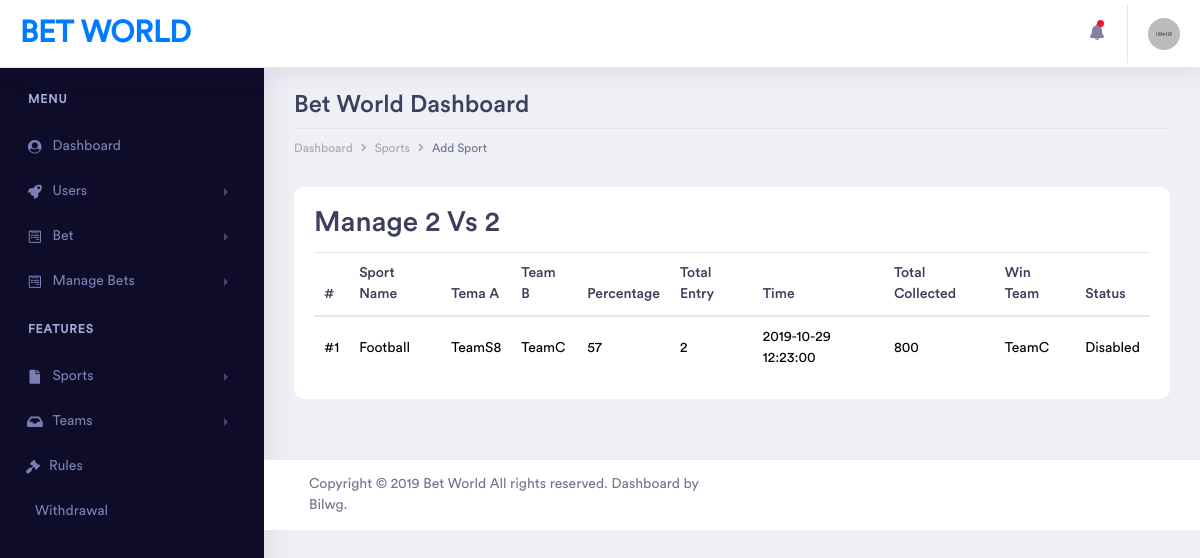
Screenshot of /admin/pages/manage2v2.php (signed in) with the database file from the repository.
### tables this page shows
CREATE TABLE `2v2` (
  `id` int(11) NOT NULL,
  `sportid` int(11) NOT NULL,
  `sportname` varchar(1100) NOT NULL,
  `teamA` varchar(1100) NOT NULL,
  `teamB` varchar(1100) NOT NULL,
  `percentage` int(11) NOT NULL,
  `totalentry` int(11) NOT NULL,
  `time` datetime NOT NULL,
  `totalCollected` int(11) NOT NULL,
  `winteam` varchar(1100) NOT NULL,
  `winteamid` int(11) NOT NULL,
  `status` int(11) NOT NULL
);

### assets/import/config.php (called while the page is built, shortened)
<?php
$SiteName = "Bet World";
?>

### admin/pages/manage2v2.php (the view, shortened to what this page needs)
<?php
require_once '../../assets/import/config.php';
?>
<!doctype html>
<html lang="en">
<head>
    <link rel="stylesheet" href="../assets/vendor/bootstrap/css/bootstrap.min.css">
    <link href="../assets/vendor/fonts/circular-std/style.css" rel="stylesheet">
    <link rel="stylesheet" href="../assets/libs/css/style.css">
    <link rel="stylesheet" href="../assets/vendor/fonts/fontawesome/css/fontawesome-all.css">
    <link rel="stylesheet" href="../assets/vendor/charts/chartist-bundle/chartist.css">
    <link rel="stylesheet" href="../assets/vendor/charts/morris-bundle/morris.css">
    <link rel="stylesheet" href="../assets/vendor/fonts/material-design-iconic-font/css/materialdesignicons.min.css">
    <link rel="stylesheet" href="../assets/vendor/charts/c3charts/c3.css">
    <link rel="stylesheet" href="../assets/vendor/fonts/flag-icon-css/flag-icon.min.css">
</head>
<body>
    <div class="dashboard-main-wrapper">
        <div class="dashboard-header">
            <nav class="navbar navbar-expand-lg bg-white fixed-top">
                <a class="navbar-brand" href="../index.php"><?php echo $SiteName; ?></a>
                <div class="collapse navbar-collapse " id="navbarSupportedContent">
                    <ul class="navbar-nav ml-auto navbar-right-top">
                        <li class="nav-item dropdown notification">
                            <a class="nav-link nav-icons" href="#" id="navbarDropdownMenuLink1" data-toggle="dropdown" aria-haspopup="true" aria-expanded="false"><i class="fas fa-fw fa-bell"></i> <span class="indicator"></span></a>
                        </li>
                        <li class="nav-item dropdown nav-user">
                            <a class="nav-link nav-user-img" href="#" id="navbarDropdownMenuLink2" data-toggle="dropdown" aria-haspopup="true" aria-expanded="false"><img src="../assets/images/avatar-1.jpg" alt="" class="user-avatar-md rounded-circle"></a>
                        </li>
                    </ul>
                </div>
            </nav>
        </div>
        <div class="nav-left-sidebar sidebar-dark">
            <div class="menu-list">
                <nav class="navbar navbar-expand-lg navbar-light">
                    <div class="collapse navbar-collapse" id="navbarNav">
                        <ul class="navbar-nav flex-column">
                            <li class="nav-divider">
                                Menu
                            </li>
                            <li class="nav-item ">
                                <a class="nav-link" href="../index.php"><i class="fa fa-fw fa-user-circle"></i>Dashboard </a>
                            </li>
                            <li class="nav-item">
                                <a class="nav-link" href="#" data-toggle="collapse" aria-expanded="false" data-target="#submenu-2" aria-controls="submenu-2"><i class="fa fa-fw fa-rocket"></i>Users</a>
                            </li>
                            <li class="nav-item">
                                <a class="nav-link" href="#" data-toggle="collapse" aria-expanded="false" data-target="#submenu-3" aria-controls="submenu-3"><i class="fab fa-fw fa-wpforms"></i>Bet</a>
                            </li>
                            <li class="nav-item">
                                <a class="nav-link" href="#" data-toggle="collapse" aria-expanded="false" data-target="#submenu-4" aria-controls="submenu-4"><i class="fab fa-fw fa-wpforms"></i>Manage Bets</a>
                            </li>
                            <li class="nav-divider">
                                Features
                            </li>
                            <li class="nav-item">
                                <a class="nav-link" href="#" data-toggle="collapse" aria-expanded="false" data-target="#submenu-6" aria-controls="submenu-6"><i class="fas fa-fw fa-file"></i> Sports </a>
                            </li>
                            <li class="nav-item">
                                <a class="nav-link" href="#" data-toggle="collapse" aria-expanded="false" data-target="#submenu-7" aria-controls="submenu-7"><i class="fas fa-fw fa-inbox"></i>Teams</a>
                            </li>
                            <li class="nav-item">
                                <a class="nav-link" href="rules.php" ><i class="fa fa-gavel"></i>Rules</a>
                            </li>
                            <li class="nav-item">
                                <a class="nav-link" href="wallet.php" ><i class="fa fa-google-wallet"></i>Withdrawal</a>
                            </li>
                        </ul>
                    </div>
                </nav>
            </div>
        </div>
        <div class="dashboard-wrapper">
            <div class="dashboard-ecommerce">
                <div class="container-fluid dashboard-content ">
                    <div class="row">
                        <div class="col-xl-12 col-lg-12 col-md-12 col-sm-12 col-12">
                            <div class="page-header">
                                <h2 class="pageheader-title"><?php echo $SiteName; ?> Dashboard</h2>
                                <div class="page-breadcrumb">
                                    <nav aria-label="breadcrumb">
                                        <ol class="breadcrumb">
                                            <li class="breadcrumb-item"><a href="../index.php" class="breadcrumb-link">Dashboard</a></li>
                                            <li class="breadcrumb-item"><a href="" class="breadcrumb-link">Sports</a></li>
                                            <li class="breadcrumb-item active" aria-current="page">Add Sport</li>
                                        </ol>
                                    </nav>
                                </div>
                            </div>
                        </div>
                    </div>
                    <div class="container1" id="formbox">
                        <h2>Manage 2 Vs 2</h2>
                        <div class="table-responsive">
                            <table class="table">
                                <thead>
                                    <tr>
                                        <th>#</th>
                                        <th>Sport Name</th>
                                        <th>Tema A</th>
                                        <th>Team B</th>
                                        <th>Percentage</th>
                                        <th>Total Entry</th>
                                        <th>Time</th>
                                        <th>Total Collected</th>
                                        <th>Win Team</th>
                                        <th>Status</th>
                                    </tr>
                                </thead>
                                <tbody>
                                    <?php
                                    $sql = "SELECT * FROM `2v2` ";
                                    $result = mysqli_query($con, $sql);
                                    if (mysqli_num_rows($result) > 0) {
                                        while ($row = mysqli_fetch_array($result)) {
                                            $status = ($row[11]==1) ? "Active" : "Disabled";
                                            $winteam = ($row[9]=="") ? "<a href='selectwinner.php?id=$row[0]&type=2v2'>Select Winner</a>" : "$row[9]";
                                            echo "
                                             <tr>
                                             <td>#$row[0]</td>
                                             <td>$row[2]</td>
                                             <td>$row[3]</td>
                                             <td>$row[4]</td>
                                             <td>$row[5]</td>
                                             <td>$row[6]</td>
                                             <td>$row[7]</td>
                                             <td>$row[8]</td>
                                             <td>$winteam</td>
                                             <td>$status</td>
                                             </tr>
                                             ";
                                        }
                                    }
                                    ?>
                                </tbody>
                            </table>
                        </div>
                    </div>
                </div>
            </div>
            <div class="footer">
                <div class="container-fluid">
                    <div class="row">
                        <div class="col-xl-6 col-lg-6 col-md-6 col-sm-12 col-12">
                            Copyright © 2019 <?php echo $SiteName; ?> All rights reserved. Dashboard by <a href="https://bilwg.com/">Bilwg</a>.
                        </div>
                    </div>
                </div>
            </div>
        </div>
    </div>
</body>
</html>

### rows the page displays
2v2: id "1", sportname "Football", teamA "TeamS8", teamB "TeamC", percentage "57", totalentry "2", time "2019-10-29 12:23:00", totalCollected "800", winteam "TeamC", status "Disabled"

### other values shown
$SiteName "BET WORLD"
$SiteName "Bet World"
